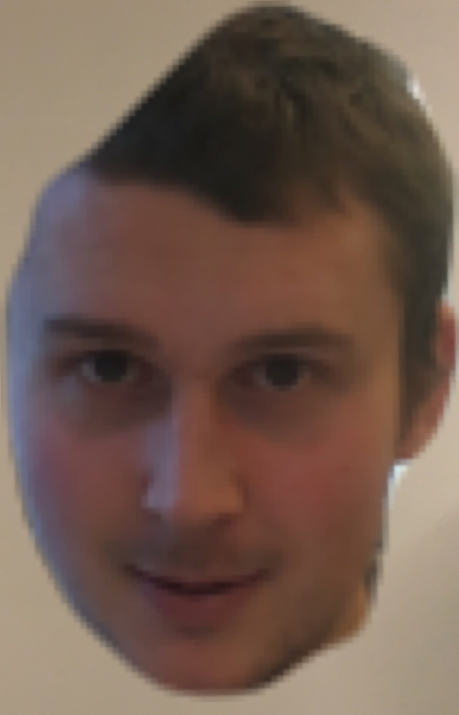
#> input picture remote/java/src/petter.jpg, 917 x 1429 px, given in place of the camera (shown at 1/2 size)
$ python detect_shapes.py   (older library calls are emulated)
#> lines starting #> are read from the running program, lines starting #| are printed output that depends on the picture; after the words box and inside, x2 and y2 are one past the last pixel; in counts of white or black regions, pixels touching at a corner belong together
# #!/usr/bin/env python3
# -*- coding: utf-8 -*-

# Importing packages
import imutils
import cv2
import numpy as np

class ShapeDetector:
	def __init__(self):
		pass

	def detect(self, c):
		shape = "unidentified"
		peri = cv2.arcLength(c, True)
		approx = cv2.approxPolyDP(c, 0.04 * peri, True)

		if len(approx) == 3:
			shape = "triangle"

		elif len(approx) == 4:
			(x, y, w, h) = cv2.boundingRect(approx)
			ar = w / float(h)
			if ar >= 0.95 and ar <= 1.05:
				shape = "square"
			elif ar >= 1.05 and ar <= 1.2:
				shape = "rectangle"
		else:
			shape = "circle"

		return shape


cap = cv2.VideoCapture(0)
# load the image and resize it to a smaller factor so that
# the shapes can be approximated better
while True:

	ret, frame = cap.read()
#> frame is the input picture: shape (1429, 917, 3); mean B, G, R 78.4, 89.9, 112.1
	resized = imutils.resize(frame, width=300)
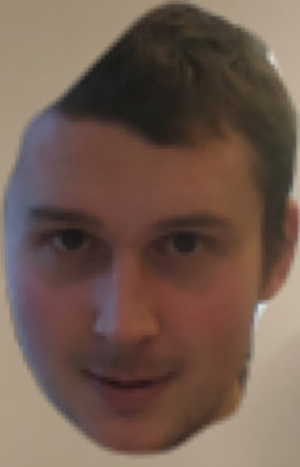
#> resized: shape (467, 300, 3); mean B, G, R 78.4, 89.9, 112.1
	ratio = frame.shape[0] / float(resized.shape[0])
#> ratio = 3.06

	# convert the resized image to grayscale, blur it slightly,
	# and threshold it
	gray = cv2.cvtColor(resized, cv2.COLOR_BGR2GRAY)
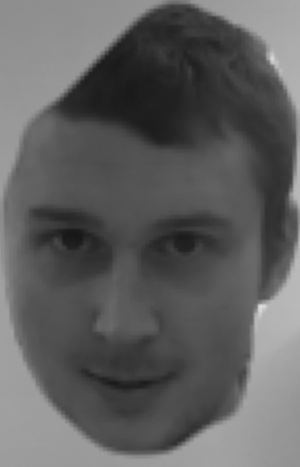
#> gray: shape (467, 300); min 23, max 222, mean 95.2
	blurred = cv2.GaussianBlur(gray, (5, 5), 0)
	thresh = cv2.threshold(blurred, 60, 255, cv2.THRESH_BINARY)[1]
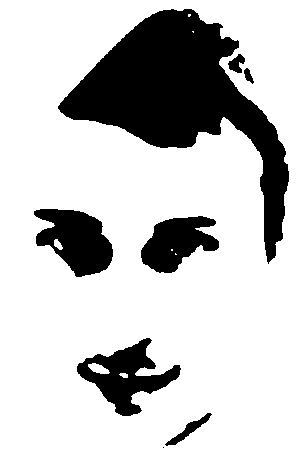
#> thresh: shape (467, 300); 78.4% white; 8 black regions (1 under 20 px)

	# find contours in the thresholded image and initialize the
	# shape detector
	cnts = cv2.findContours(thresh.copy(), cv2.RETR_EXTERNAL,
		cv2.CHAIN_APPROX_SIMPLE)
#> cnts = 1 contour; box (x1, y1, x2, y2) and area: (0, 0, 300, 467) 139334
	cnts = cnts[0] if imutils.is_cv2() else cnts[1]
#> cnts = [[[0, 0], [0, 466], [299, 466], [299, 0]]]
	sd = ShapeDetector()
	if len(cnts) > 0:
		# loop over the contours
		for c in cnts:
			# compute the center of the contour, then detect the name of the
			# shape using only the contour

			#c = np.int8(c)
			try:
				M = cv2.moments(c)
				cX = int((M["m10"] / M["m00"]) * ratio)
				cY = int((M["m01"] / M["m00"]) * ratio)
				shape = sd.detect(c)
			except(ZeroDivisionError):
				continue
			# multiply the contour (x, y)-coordinates by the resize ratio,
			# then draw the contours and the name of the shape on the image
			c = c.astype("float")
			c *= ratio
			c = c.astype("int")
			cv2.drawContours(frame, [c], -1, (0, 255, 0), 2)
			cv2.putText(frame, shape, (cX, cY), cv2.FONT_HERSHEY_SIMPLEX,
				0.5, (255, 255, 255), 2)
#> this loop made 1 pass
#> (c, cX, cY, shape, peri in detect, approx in detect, x in detect, y in detect) on pass 1: ([[0, 0], [0, 1425], [914, 1425], [914, 0]], 457, 712, 'unidentified', 1530, [[0, 0], [0, 466], [299, 466], [299, 0]], 0, 0)
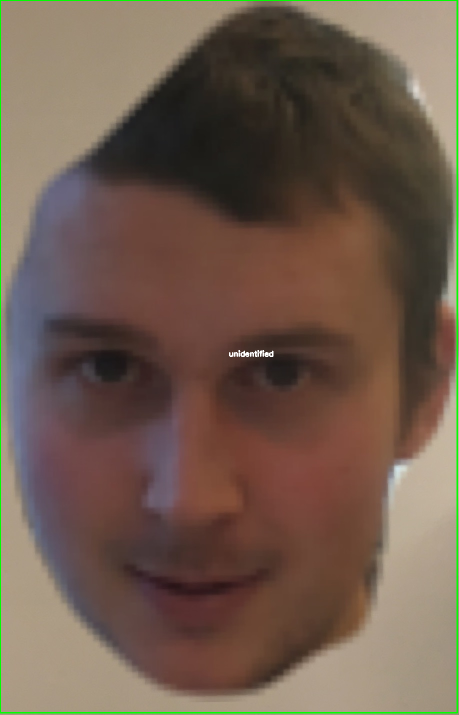
#> frame: shape (1429, 917, 3) (shown at 1/2 size); 0.94% of pixels changed, all inside (x1, y1, x2, y2) = (0, 0, 916, 1427)

	# show the output image
	cv2.imshow("Image", frame)
	if cv2.waitKey(1) & 0xFF == ord('q'):
#> (key q is pressed here)
		break

# When everything done, release the capture
cap.release()
cv2.destroyAllWindows()
